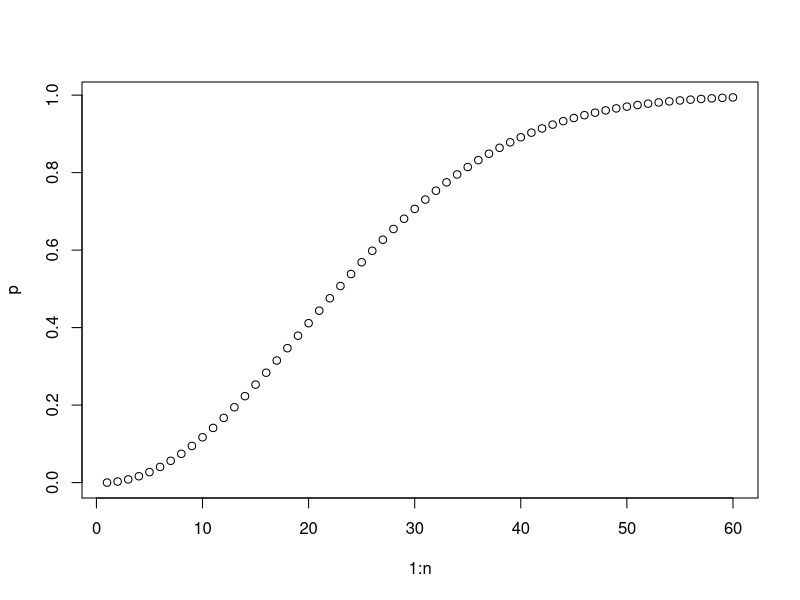
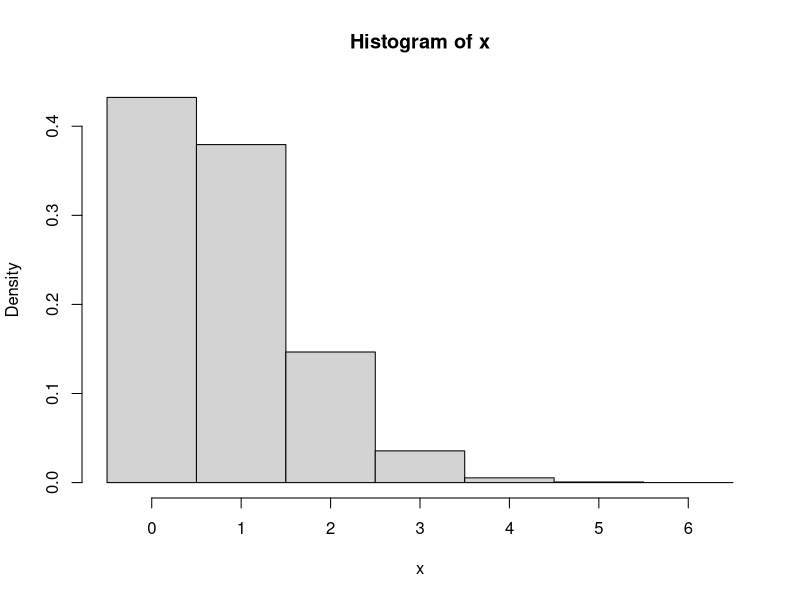

Source code (R) for these figures, in order: (Note: this script raises an error after producing the figures.)
## ---- chunk 1
# 1 combination 
choose(90, 5)/choose(100, 5)

# 2 
n_sim = 10000
res_vec = rep(NA, n_sim)
res_vec = numeric(n_sim)
for (i in 1:n_sim) {
    tmp_s = sample(1:100, 5, replace = F)
    res_vec[i] = sum(tmp_s <= 90)
    
}
mean(res_vec == 5)
## ---- chunk 2
n = 60
p = numeric(n)
for (i in 1:n) {
    
  #q = prod(1 - (0:(i-1))/365)
    #365! / (365-n)!  / 365^n
    #365 * 364 .... (365-n+1)
    #365 * 365 ...  365
    q = prod(1 - (0:(i-1))*(1/365))
        #q =  (factorial(365)/factorial(365-n))/365^n
    p[i] = 1 - q
# vector of room sizes
# initialize vector, all 0s
# index values for loop
# P(No match) if i people in room
# changes ith element of p
# plot of p against n
}
plot(1:n, p)
## ---- chunk 3
set.seed(1237)
m = 100000
n = 25
x = numeric(m)
for (i in 1:m)
{
  b = sample(1:365, n, repl=T)
  x[i] = n - length(unique(b))
}
mean(x == 0)
mean(x)
cutp = (0:(max(x)+1)) - .5
hist(x, breaks=cutp, prob=T)
# iterations; people in room
# vector for numbers of matches
# n random birthdays in ith room
# no. of matches in ith room
# approximates P{X=0}; E(X)
# break points for histogram
# relative freq. histogram
## ---- chunk 4

## ---- chunk 5
set.seed(0)
n_sim = 1000
res = numeric(n_sim)
for (i in 1:n_sim) {
    res[i] = sample(1:6, 1)
}
mean(res == 6)
z = qnorm(0.975)
mean_vec + z_

## ---- chunk 6

n_sim = 1000
res_list = list()

for (i in 1:n_sim) {
    
    res_list[[i]] = sample(1:6, 1000, replace = T)
}

mean_vec = unlist(lapply(res_list, function(x) mean(x == 6)))
the_sd = sqrt(1/6 * (1-1/6)/1000)
sim_sd = sd(mean_vec)

dnorm(0.95)

z = qnorm(0.975)
mean(mean_vec) - qnorm(0.975) * the_sd 
mean(mean_vec) + qnorm(0.975) * the_sd 
## ---- chunk 7
                                          # number of trials
                                          # n+1 possible outcomes
                                          # n+1 Margins of error
                                          # n+1 Lower conf. limits
n = 30
x=0:n
sp=x/n
m.err = 1.96*sqrt(sp*(1-sp)/n)
lcl = sp - m.err
ucl = sp + m.err
                        # n+1 Upper conf. limits
pp=.80
prob = dbinom(x, n, pp)
cover = (pp >= lcl) & (pp <= ucl)
round(cbind(x, sp, lcl, ucl, prob, cover), 4) # 4-place printout sum(dbinom(x[cover], n, pp)) # total cov. prob. at pp

## ---- chunk 8
n = 30
alpha = .05;  k = qnorm(1-alpha/2)
adj = 0
x=0:n
sp=(x+adj)/(n+2*adj) 
m.err = k*sqrt(sp*(1 - sp)/(n + 2*adj))
lcl = sp - m.err
ucl = sp + m.err

m = 2000
pp = seq(1/n, 1 - 1/n, length=m)
p.cov = numeric(m)
for (i in 1:m)
{
# number of trials
# conf level = 1-alpha
# (2 for Agresti-Coull)
     cover = (pp[i] >= lcl) & (pp[i] <= ucl)   #  1 if cover, else 0
     p.rel = dbinom(x[cover], n, pp[i])        #  relevant probs.
     p.cov[i] = sum(p.rel)                     #  total coverage prob.
   }
   plot(pp, p.cov, type="l", ylim=c(1-4*alpha,1))
   lines(c(.01,.99), c(1-alpha,1-alpha))

## ---- chunk 9
d = 53      # modulus
a = 20      # multiplier
b = 0       # shift
s = 21      # seed
m = 60      # length of run 
r = numeric(m) 
r[1] = s
for (i in 1:(m-1)) {
    r[i+1] = (a * r[i] + b) %% d
}
                # generates random integers
r                # list of random integers generated
## ---- chunk 10
# Initialize
a=1093
b=18257 
d=86436
s=7 
m = 1000
r = numeric(m)
r[1] = s
   # Generate
for (i in 1:(m-1)) {r[i+1] = (a*r[i] + b) %% d}
u = (r + 1/2)/d
# Display Results
par(mfrow=c(1,2), pty="s")
hist(u, breaks=10, col="wheat")
abline(h=m/10, lty="dashed")
u1 = u[1:(m-1)]; u2 = u[2:m]
plot (u1, u2, pch=19)
par(mfrow=c(1,1), pty="m")
# values fit in (0,1)
# 2 square panels in a plot
# left panel
# right panel
# return to default
## ---- chunk 11
a=65539; b=0; d=2^31; s=10 
m = 20000; r = numeric(m); r[1] = s
for (i in 1:(m-1)) {r[i+1] = (a*r[i] + b) %% d}
   u = (r - 1/2)/(d - 1)
   u1 = u[1:(m-2)]; u2 = u[2:(m-1)]; u3 = u[3:m]
   par(mfrow=c(1,2), pty="s")
     plot(u1, u2, pch=19, xlim=c(0,.1), ylim=c(0,.1))
     plot(u1[u3 < .01], u2[u3 < .01], pch=19, xlim=c(0,1), ylim=c(0,1))
   par(mfrow=c(1,1), pty="m")
## ---- chunk 12

## ---- chunk 13
# to simulate a roll of two fair dice
# 1
ceiling(runif(2, 0, 6))
# 2 
sample(1:6, 2, rep=T)


## ---- chunk 14
# set.seed(1234)
   m = 10000
   u = runif(m);  x = u^2
   xx = seq(0, 1, by=.001) # python np.linsaple
   cut.u = (0:10)/10;  cut.x = cut.u^2
   par(mfrow=c(1,2))
     hist(u, breaks=cut.u, prob=T, ylim=c(0,10))
       lines(xx, dunif(xx), col="blue")
     hist(x, breaks=cut.x, prob=T, ylim=c(0,10))
       lines(xx, .5*xx^-.5, col="blue")
   par(mfrow=c(1,1))
